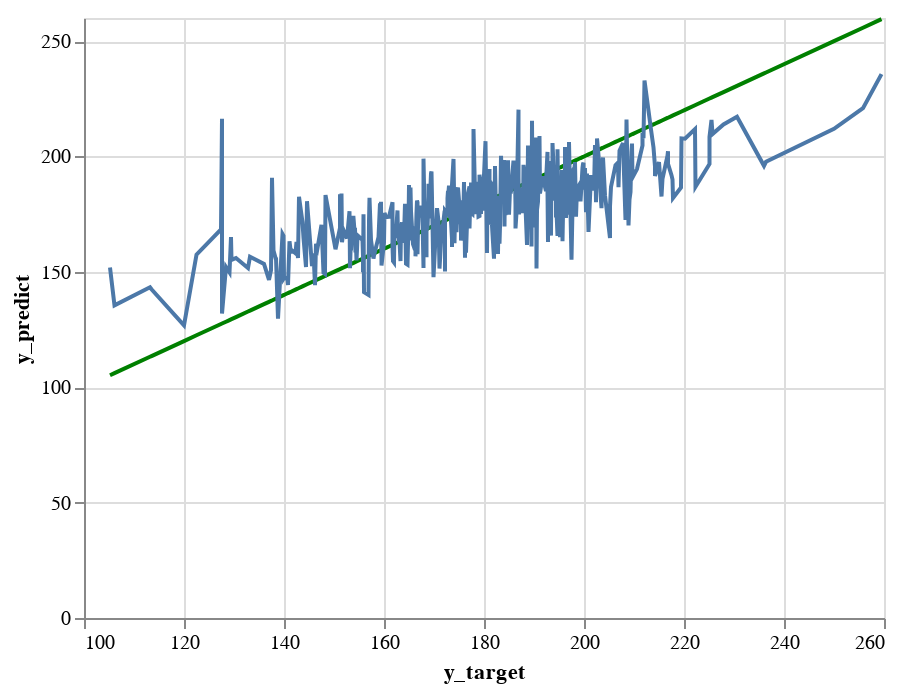

The notebook cell this image was saved under:
### Markdown cell above
**[4.8]** Display the predictions versus the target line charts on the validation set

### Code cell
perfect_line_chart_validation = alt.Chart(pd.DataFrame({'y_target': y_val, 'y_predict': y_val})).mark_line(color='green').encode(
    x='y_target',
    y='y_predict'
  )
perfect_line_chart_validation

predict_line_chart_validation = alt.Chart(pd.DataFrame({'y_target': y_val, 'y_predict': y_val_preds})).mark_line().encode(
    x='y_target',
    y='y_predict'
  )
predict_line_chart_validation

perfect_line_chart_validation + predict_line_chart_validation

### Figure 1 — Vega-Lite specification as saved in the notebook (floating-point values rounded to 4 significant figures; data arrays with more than 128 entries replaced by an {"elided": "..."} marker saying what was removed)
{"config": {"view": {"continuousWidth": 400, "continuousHeight": 300}}, "layer": [{"data": {"name": "data-1a043d50884d7b29a0cf84d38fd77b6c"}, "mark": {"type": "line", "color": "green"}, "encoding": {"x": {"field": "y_target", "type": "quantitative"}, "y": {"field": "y_predict", "type": "quantitative"}}}, {"data": {"name": "data-c5af25b1eaa882fe2f53db8cc340c08e"}, "mark": "line", "encoding": {"x": {"field": "y_target", "type": "quantitative"}, "y": {"field": "y_predict", "type": "quantitative"}}}], "$schema": "https://vega.github.io/schema/vega-lite/v4.17.0.json", "datasets": {"data-1a043d50884d7b29a0cf84d38fd77b6c": {"elided": "395 records"}, "data-c5af25b1eaa882fe2f53db8cc340c08e": {"elided": "395 records"}}}
